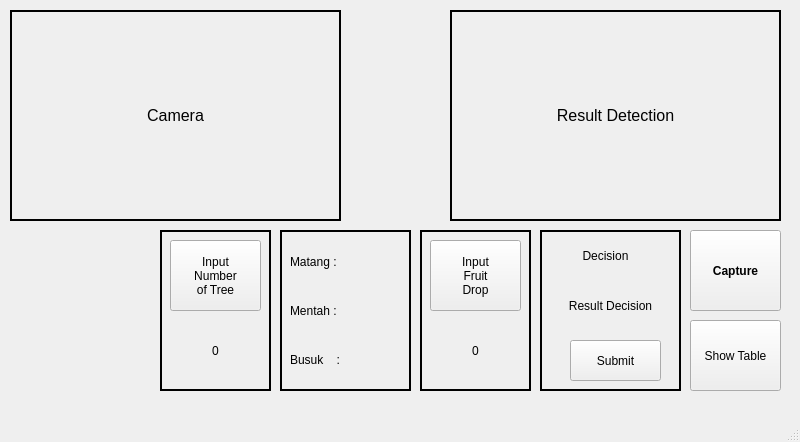
<?xml version="1.0" encoding="UTF-8"?>
<ui version="4.0">
 <class>MainWindow</class>
 <widget class="QMainWindow" name="MainWindow">
  <property name="geometry">
   <rect>
    <x>0</x>
    <y>0</y>
    <width>800</width>
    <height>442</height>
   </rect>
  </property>
  <property name="windowTitle">
   <string>Harvesting Sickle</string>
  </property>
  <widget class="QWidget" name="centralwidget">
   <widget class="QStackedWidget" name="stackedWidget">
    <property name="geometry">
     <rect>
      <x>0</x>
      <y>10</y>
      <width>800</width>
      <height>480</height>
     </rect>
    </property>
    <property name="currentIndex">
     <number>0</number>
    </property>
    <widget class="QWidget" name="page">
     <widget class="QLabel" name="Camera">
      <property name="geometry">
       <rect>
        <x>10</x>
        <y>0</y>
        <width>331</width>
        <height>211</height>
       </rect>
      </property>
      <property name="maximumSize">
       <size>
        <width>16777215</width>
        <height>16777215</height>
       </size>
      </property>
      <property name="font">
       <font>
        <pointsize>12</pointsize>
       </font>
      </property>
      <property name="frameShape">
       <enum>QFrame::WinPanel</enum>
      </property>
      <property name="text">
       <string>Camera</string>
      </property>
      <property name="alignment">
       <set>Qt::AlignCenter</set>
      </property>
     </widget>
     <widget class="QLabel" name="Camera_2">
      <property name="geometry">
       <rect>
        <x>450</x>
        <y>0</y>
        <width>331</width>
        <height>211</height>
       </rect>
      </property>
      <property name="maximumSize">
       <size>
        <width>16777215</width>
        <height>16777215</height>
       </size>
      </property>
      <property name="font">
       <font>
        <pointsize>12</pointsize>
       </font>
      </property>
      <property name="frameShape">
       <enum>QFrame::WinPanel</enum>
      </property>
      <property name="frameShadow">
       <enum>QFrame::Plain</enum>
      </property>
      <property name="lineWidth">
       <number>20</number>
      </property>
      <property name="text">
       <string>Result Detection</string>
      </property>
      <property name="textFormat">
       <enum>Qt::AutoText</enum>
      </property>
      <property name="alignment">
       <set>Qt::AlignCenter</set>
      </property>
     </widget>
     <widget class="QLabel" name="label_9">
      <property name="geometry">
       <rect>
        <x>540</x>
        <y>220</y>
        <width>141</width>
        <height>161</height>
       </rect>
      </property>
      <property name="frameShape">
       <enum>QFrame::WinPanel</enum>
      </property>
      <property name="text">
       <string/>
      </property>
     </widget>
     <widget class="QWidget" name="widget" native="true">
      <property name="geometry">
       <rect>
        <x>10</x>
        <y>250</y>
        <width>141</width>
        <height>91</height>
       </rect>
      </property>
      <property name="styleSheet">
       <string notr="true">background-position: center;
                background-repeat: no-repeat;
                background-attachment: fixed;
                background-clip: border;
                border-image: url(:/ITS LOGO/logo-its-biru-transparan.png) 20 20 20 20 stretch stretch;
                border-radius: 20px;</string>
      </property>
     </widget>
     <widget class="QPushButton" name="btn_processdecision">
      <property name="geometry">
       <rect>
        <x>570</x>
        <y>330</y>
        <width>91</width>
        <height>41</height>
       </rect>
      </property>
      <property name="text">
       <string>Submit</string>
      </property>
     </widget>
     <widget class="QLabel" name="val_nomorpohon">
      <property name="geometry">
       <rect>
        <x>170</x>
        <y>320</y>
        <width>91</width>
        <height>41</height>
       </rect>
      </property>
      <property name="text">
       <string>0</string>
      </property>
      <property name="alignment">
       <set>Qt::AlignCenter</set>
      </property>
     </widget>
     <widget class="QLabel" name="val_buahjatuh">
      <property name="geometry">
       <rect>
        <x>430</x>
        <y>320</y>
        <width>91</width>
        <height>41</height>
       </rect>
      </property>
      <property name="text">
       <string>0</string>
      </property>
      <property name="alignment">
       <set>Qt::AlignCenter</set>
      </property>
     </widget>
     <widget class="QLabel" name="label_8">
      <property name="geometry">
       <rect>
        <x>160</x>
        <y>220</y>
        <width>111</width>
        <height>161</height>
       </rect>
      </property>
      <property name="frameShape">
       <enum>QFrame::WinPanel</enum>
      </property>
      <property name="text">
       <string/>
      </property>
     </widget>
     <widget class="QWidget" name="verticalLayoutWidget">
      <property name="geometry">
       <rect>
        <x>290</x>
        <y>230</y>
        <width>111</width>
        <height>141</height>
       </rect>
      </property>
      <layout class="QVBoxLayout" name="verticalLayout_2">
       <item>
        <widget class="QLabel" name="lbl_matang_2">
         <property name="text">
          <string>Matang : </string>
         </property>
        </widget>
       </item>
       <item>
        <widget class="QLabel" name="lbl_mentah_2">
         <property name="text">
          <string>Mentah :</string>
         </property>
        </widget>
       </item>
       <item>
        <widget class="QLabel" name="lbl_busuk_2">
         <property name="text">
          <string>Busuk    :</string>
         </property>
        </widget>
       </item>
      </layout>
     </widget>
     <widget class="QPushButton" name="btn_showtableresult_2">
      <property name="geometry">
       <rect>
        <x>690</x>
        <y>310</y>
        <width>91</width>
        <height>71</height>
       </rect>
      </property>
      <property name="text">
       <string>Show Table</string>
      </property>
     </widget>
     <widget class="QLabel" name="label_10">
      <property name="geometry">
       <rect>
        <x>280</x>
        <y>220</y>
        <width>131</width>
        <height>161</height>
       </rect>
      </property>
      <property name="frameShape">
       <enum>QFrame::WinPanel</enum>
      </property>
      <property name="text">
       <string/>
      </property>
     </widget>
     <widget class="QLabel" name="resultdecision">
      <property name="geometry">
       <rect>
        <x>550</x>
        <y>280</y>
        <width>121</width>
        <height>31</height>
       </rect>
      </property>
      <property name="text">
       <string>Result Decision</string>
      </property>
      <property name="alignment">
       <set>Qt::AlignCenter</set>
      </property>
      <property name="wordWrap">
       <bool>false</bool>
      </property>
     </widget>
     <widget class="QPushButton" name="Capture">
      <property name="geometry">
       <rect>
        <x>690</x>
        <y>220</y>
        <width>91</width>
        <height>81</height>
       </rect>
      </property>
      <property name="font">
       <font>
        <weight>75</weight>
        <bold>true</bold>
       </font>
      </property>
      <property name="text">
       <string>Capture</string>
      </property>
     </widget>
     <widget class="QLabel" name="label_7">
      <property name="geometry">
       <rect>
        <x>420</x>
        <y>220</y>
        <width>111</width>
        <height>161</height>
       </rect>
      </property>
      <property name="frameShape">
       <enum>QFrame::WinPanel</enum>
      </property>
      <property name="text">
       <string/>
      </property>
     </widget>
     <widget class="QPushButton" name="btn_nomorPohon">
      <property name="geometry">
       <rect>
        <x>170</x>
        <y>230</y>
        <width>91</width>
        <height>71</height>
       </rect>
      </property>
      <property name="sizePolicy">
       <sizepolicy hsizetype="Minimum" vsizetype="Minimum">
        <horstretch>0</horstretch>
        <verstretch>0</verstretch>
       </sizepolicy>
      </property>
      <property name="font">
       <font>
        <strikeout>false</strikeout>
       </font>
      </property>
      <property name="layoutDirection">
       <enum>Qt::LeftToRight</enum>
      </property>
      <property name="text">
       <string>Input 
Number 
of Tree</string>
      </property>
      <property name="checkable">
       <bool>false</bool>
      </property>
      <property name="autoRepeat">
       <bool>false</bool>
      </property>
     </widget>
     <widget class="QLabel" name="label_2">
      <property name="geometry">
       <rect>
        <x>560</x>
        <y>230</y>
        <width>91</width>
        <height>31</height>
       </rect>
      </property>
      <property name="text">
       <string>Decision</string>
      </property>
      <property name="alignment">
       <set>Qt::AlignCenter</set>
      </property>
     </widget>
     <widget class="QPushButton" name="btn_buahjatuh">
      <property name="enabled">
       <bool>true</bool>
      </property>
      <property name="geometry">
       <rect>
        <x>430</x>
        <y>230</y>
        <width>91</width>
        <height>71</height>
       </rect>
      </property>
      <property name="text">
       <string>Input 
Fruit 
Drop</string>
      </property>
      <property name="checkable">
       <bool>true</bool>
      </property>
     </widget>
    </widget>
    <widget class="QWidget" name="page_2">
     <widget class="QTableWidget" name="tableWidget">
      <property name="geometry">
       <rect>
        <x>10</x>
        <y>10</y>
        <width>701</width>
        <height>421</height>
       </rect>
      </property>
      <column>
       <property name="text">
        <string>ID</string>
       </property>
      </column>
      <column>
       <property name="text">
        <string>Number Tree</string>
       </property>
      </column>
      <column>
       <property name="text">
        <string>Matang</string>
       </property>
      </column>
      <column>
       <property name="text">
        <string>Mentah</string>
       </property>
      </column>
      <column>
       <property name="text">
        <string>Busuk</string>
       </property>
      </column>
      <column>
       <property name="text">
        <string>Buah Jatuh</string>
       </property>
      </column>
      <column>
       <property name="text">
        <string>Keputusan</string>
       </property>
      </column>
     </widget>
     <widget class="QPushButton" name="btn_hidetableresult">
      <property name="geometry">
       <rect>
        <x>720</x>
        <y>350</y>
        <width>71</width>
        <height>71</height>
       </rect>
      </property>
      <property name="text">
       <string>Hide 
Table</string>
      </property>
     </widget>
    </widget>
   </widget>
  </widget>
  <widget class="QMenuBar" name="menubar">
   <property name="geometry">
    <rect>
     <x>0</x>
     <y>0</y>
     <width>800</width>
     <height>22</height>
    </rect>
   </property>
  </widget>
  <widget class="QStatusBar" name="statusbar"/>
 </widget>
 <resources>
  <include location="res.qrc"/>
 </resources>
 <connections/>
</ui>
